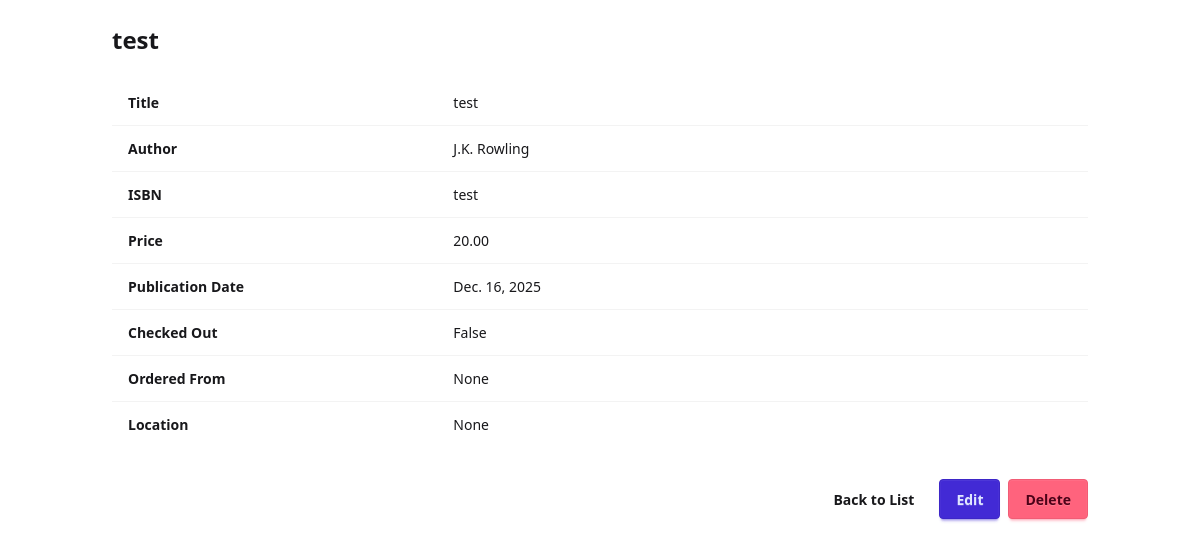
/book/22/, run on the app's committed database.
### example/models.py (models this page shows, shortened)
class Book(models.Model):
    title = models.CharField(max_length=100,verbose_name='Title')
    author = models.ForeignKey('Author', on_delete=models.CASCADE,verbose_name='Author')
    isbn = models.CharField(max_length=13,verbose_name='ISBN')
    price = models.DecimalField(max_digits=10, decimal_places=2,verbose_name='Price')
    pub_date = models.DateField(verbose_name='Publication Date')
    checked_out = models.BooleanField(default=False,verbose_name='Checked Out')
    ordered_from = models.CharField(max_length=100, blank=True, null=True, verbose_name='Ordered From')
    location = models.CharField(max_length=100, blank=True, null=True, verbose_name='Location')
    class Meta:
        verbose_name = 'Book'
        verbose_name_plural = 'Books'
        permissions = [
            ('can_view_ordered_from', 'Can view ordered from field'),
        ]
    def __str__(self):
        return self.title

class Author(models.Model):
    name = models.CharField(max_length=100)
    def __str__(self):
        return self.name

### example/views.py (the view)
class BookCRUDView(CRUDView):
    model = Book
    fields = {
        'title': 'Title',
        'author': 'Author',
        'isbn': 'ISBN',
        'formatted_price': 'Price',
        'pub_date': 'Publication Date',
        'checked_out': 'Checked Out',
    }
    form_fields = {
        'title': 'Title',
        'author': 'Author',
        'isbn': 'ISBN',
        'price': 'Price',
        'pub_date': 'Publication Date',
        'checked_out': 'Checked Out',
        'ordered_from': 'Ordered From',
        'location': 'Location',
    }
    filter_fields = {'author': 'Author', 'checked_out': 'Checked Out'}
    search_fields = ['title', 'isbn']
    restricted_fields = {'ordered_from': 'can_view_ordered_from'}
    property_field_map = {'formatted_price': 'price'}
    inline_formsets = [
        {
            'model': BookRequest,
            'fields': ['requester_name', 'requester_email'],
            'can_delete': True,
        },
        {
            'model': RequestComment,
            'fields': ['comment'],
            'nested_under': BookRequest,
            'extra': 1,
            'can_delete': True,
        }
    ]
    extra_actions = [
        {
            'name': 'order-online',
            'view': OrderOnlineView,
            'label': 'Order Online',
            'method': 'POST',
        },
        {
            'name': 'check-in',
            'label': 'Check In',
            'view': CheckInView,
            'method': 'POST',
        },
        {
            'name': 'check-out',
            'label': 'Check Out',
            'view': CheckOutView,
            'method': 'POST',
        }
    ]

### orange_sherbert/view.py (called while the page is built)
def nestedinlineformset_factory(parent_model, model, parent_formset_name, **kwargs):
    FormSet = inlineformset_factory(
        parent_model,
        model,
        formset=NestedInlineFormSet,
        **kwargs
    )
    FormSet.parent_formset_name = parent_formset_name
    return FormSet

    def get_formsets(self):
        formsets = {}
        if self.inline_formsets:
            for config in self.inline_formsets:
                name = config['model']._meta.model_name
                parent_model = config.get('nested_under') or self.model
                parent_name = config['nested_under']._meta.model_name if config.get('nested_under') else None
                formset = nestedinlineformset_factory(
                    parent_model,
                    config['model'],
                    parent_formset_name=parent_name,
                    fields=config.get('fields', '__all__'),
                    extra=config.get('extra', 1),
                    can_delete=config.get('can_delete', True),
                )
                formsets[name] = formset
        return formsets

    def get(self, request, *args, **kwargs):
        if self.view_type == 'create':
            self.object = None
        elif self.view_type == 'update':
            self.object = self.get_object()
        if self.view_type in ('create', 'update', 'delete'):
            referer = request.META.get('HTTP_REFERER', '')
            if referer and '?' in referer:
                query_string = referer.split('?', 1)[1]
                request.session['list_query_params'] = query_string
        if self.inline_formsets:
            self.init_formsets()
        return super().get(request, *args, **kwargs)

### orange_sherbert/templates/orange_sherbert/detail.html (shortened to what this page needs)
{% extends "orange_sherbert/base.html" %}
{% load sherbert_tags %}
{% block content %}
<div class="container mx-auto">
    <div class="card">
        <div class="card-body">
            <h1 class="card-title text-2xl mb-4">{{ object }}</h1>
            <div class="overflow-x-auto mb-6">
                <table class="table">
                    <tbody>
                        {% for field_name, verbose_name, field_value in detail_fields %}
                        <tr>
                            <th class="w-1/3">{{ verbose_name }}</th>
                            <td>{{ field_value }}</td>
                        </tr>
                        {% endfor %}
                    </tbody>
                </table>
            </div>
            <div class="card-actions justify-end gap-2">
                <a href="{% url url_namespace|add:model_name|add:'-list' %}" class="btn btn-ghost">Back to List</a>
                <a href="{% url url_namespace|add:model_name|add:'-update' object.pk %}" class="btn btn-primary">Edit</a>
                <a href="{% url url_namespace|add:model_name|add:'-delete' object.pk %}" class="btn btn-error">Delete</a>
            </div>
        </div>
    </div>
</div>
{% endblock %}

### data on the page
Book: title "test", detail_fields "test" "test" "20.00" "Dec. 16, 2025"
Author: verbose_name "Author", name "J.K. Rowling"

### other printed values
{{ verbose_name }} "Title" "ISBN" "Price" "Publication Date" "Checked Out" "Ordered From" "Location"
{{ field_value }} "False" "None" "None"
